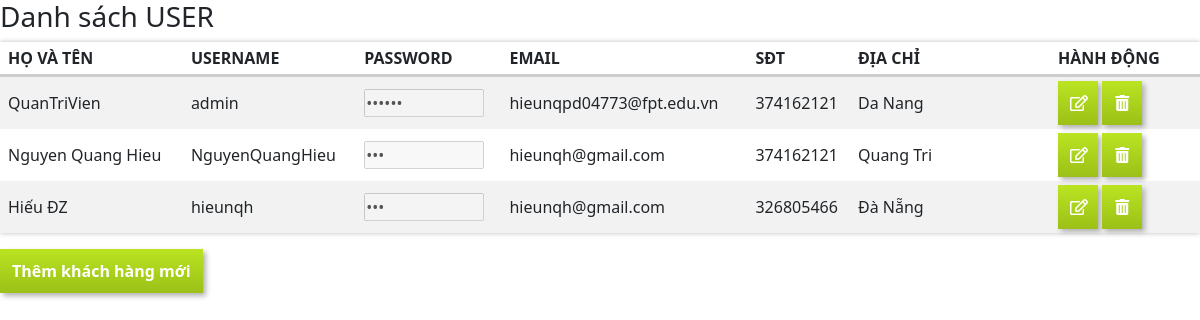
The page /admin/danhsachkhachhang.php on the database its author committed.
### tables this page shows
CREATE TABLE `khachhang` (
  `maKH` int(10) NOT NULL,
  `tenKH` varchar(100) NOT NULL,
  `username` varchar(100) NOT NULL,
  `password` varchar(100) NOT NULL,
  `emailKH` varchar(100) NOT NULL,
  `soDT` int(50) NOT NULL,
  `diachiKH` varchar(255) NOT NULL,
  `admin_KH` int(11) NOT NULL DEFAULT 0
);

### admin/danhsachkhachhang.php (the view, shortened to what this page needs)
<!DOCTYPE html>
<?php
    require 'database.php';
    $sql="select * from khachhang";
    $result=$db->query($sql);
?>
<html lang="en">
<head>
    <link rel="stylesheet" href="iframe.css">
    <link rel="stylesheet" href="https://use.fontawesome.com/releases/v5.15.3/css/all.css">
    <link href="https://cdn.jsdelivr.net/npm/bootstrap@5.0.2/dist/css/bootstrap.min.css" rel="stylesheet">
</head>
<body>
                <h3>Danh sách USER</h3>
                <table border="1">
                    <tr>
                        <th>Họ và Tên</th>
                        <th>Username</th>
                        <th>Password</th>
                        <th>Email</th>
                        <th>SĐT</th>
                        <th>Địa chỉ</th>
                        <th>Hành động</th>
                    </tr>
                    <?php
                        while($rs=$result->fetch()){
                    ?>
                    <tr>
                        <td class="tenKH"><?php echo $rs['tenKH'];?></td>
                        <td><?php echo $rs['username'];?></td>
                        <td><input style="width:120px;" disabled type="password" value="<?php echo $rs['password'];?>"></td>
                        <td><?php echo $rs['emailKH'];?></td>
                        <td><?php echo $rs['soDT'];?></td>
                        <td class="diachi"><?php echo $rs['diachiKH'];?></td>
                        <td class="table-xoa">
                            <a href="suakhachhang.php?id=<?php echo $rs['maKH']; ?>"><button><i class="far fa-edit"></i></button></a>
                            <a onclick="return confirm('Bạn chắc chắn xóa?')" href="xoakhachhang.php?id=<?php echo $rs['maKH']; ?>"><button><i class="fas fa-trash-alt"></i></button></a>
                        </td>
                    </tr>
                    <?php } ?>
                </table>
        <a href="themkhachhang.php"><button>Thêm khách hàng mới</button></a>
</body>
</html>

### admin/iframe.css (style rules this page uses)
* { margin: 0; padding: 0; }
body { font-family: Arial, Helvetica, sans-serif; }
table { width: 90%; border: none; margin-bottom: 16px; width: 100%; box-shadow: 0 0 5px #bdbdbd; }
td, th { padding: 4px 0px 4px 8px; }
tr:nth-child(even) { background-color: #f2f2f2; }
table th { border-bottom: 3px solid #cdcdcd; text-transform: uppercase; }
td { border-bottom: 1px solid #cdcdcd; }
td a { color: black; text-decoration: none; }
.table-xoa { border: none; width: 150px; }
.diachi { width: 200px; }
.table-xoa button { width: 40px; outline: none; }
button { clear: both; margin-top: 20px; padding: 10px 12px; border-radius: 3px; background-image: linear-gradient(#bae422, #9cc018); box-shadow: 3px 3px 5px rgb(179, 179, 179); border: none; border-radius: 3px; color: white; font-weight: bold; }

### rows shown on the page
khachhang: tenKH "QuanTriVien", username "admin", emailKH "hieunqpd04773@fpt.edu.vn", soDT "374162121", diachiKH "Da Nang"
khachhang: tenKH "Nguyen Quang Hieu", username "NguyenQuangHieu", emailKH "hieunqh@gmail.com", soDT "374162121", diachiKH "Quang Tri"
khachhang: tenKH "Hiếu ĐZ", username "hieunqh", emailKH "hieunqh@gmail.com", soDT "326805466", diachiKH "Đà Nẵng"
